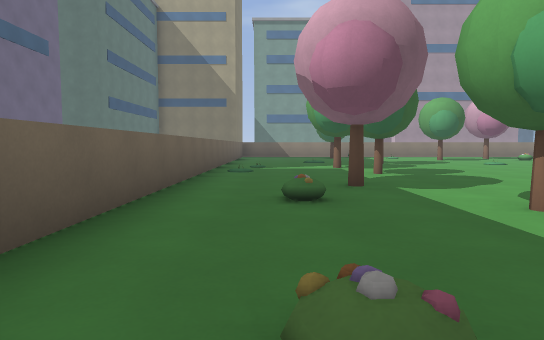
View 1 (above)

16 first-person views from a walk through a Godot game level. The camera is 1.2 m above the floor, tilts 4° down and sees 75° across. The floor is counted in squares, 2 m on a side. Each view is taken from the middle of a square. On the plan, view 1 faces up. The plan holds only what a view shows up to about 10 squares ahead; the rest is blank. The place goes on beyond the plan. Characters and animated objects are left out. Surface patterns are stand-ins for the level's own textures.

View 2
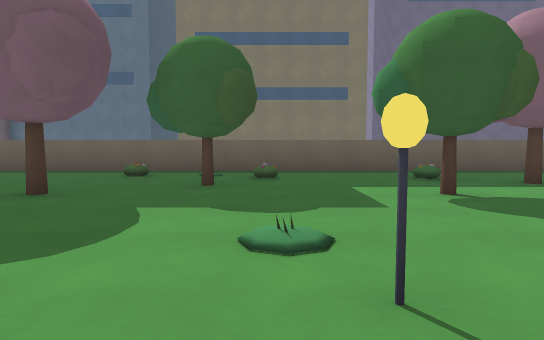

View 3
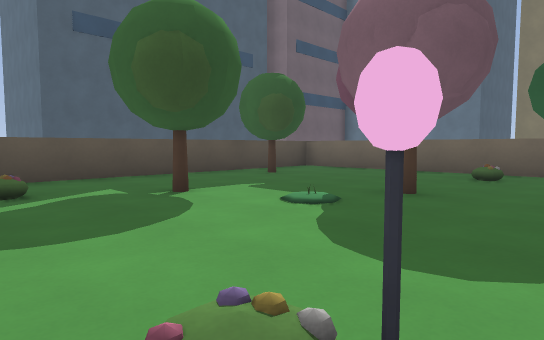

View 4
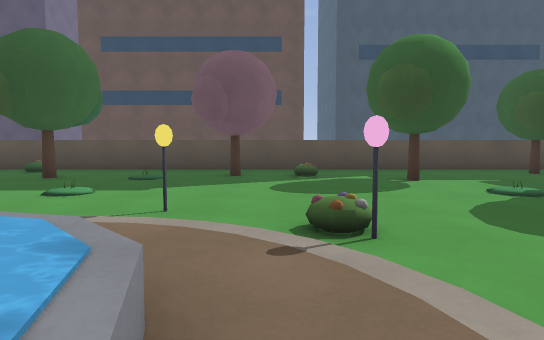

View 5
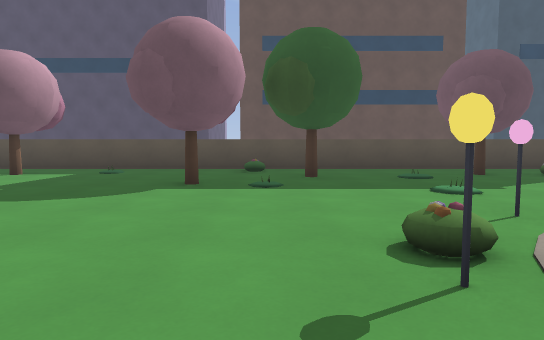

View 6
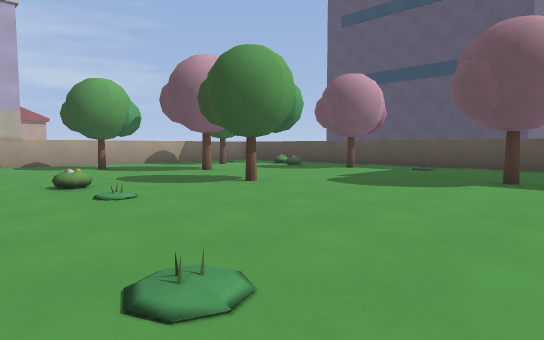

View 7
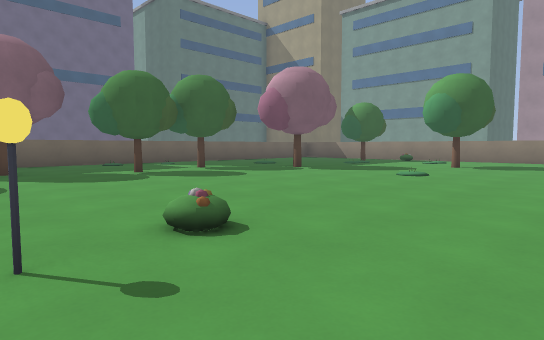

View 8
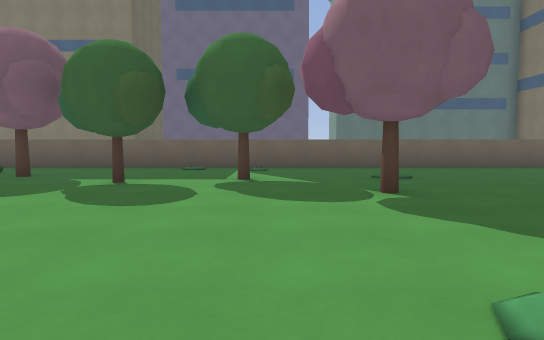

View 9
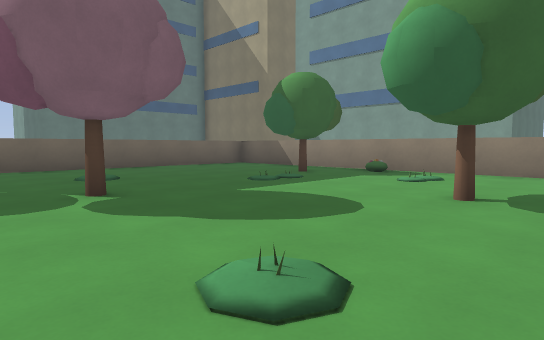

View 10
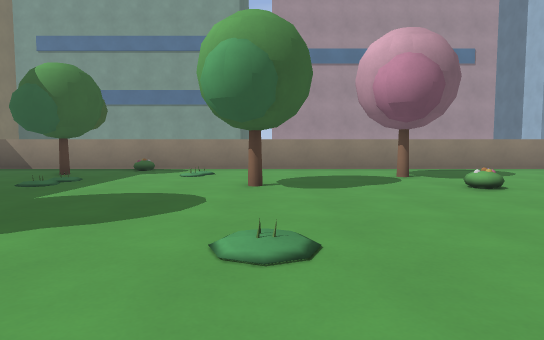

View 11
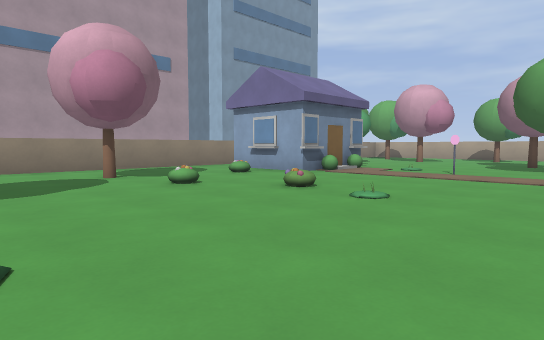

View 12
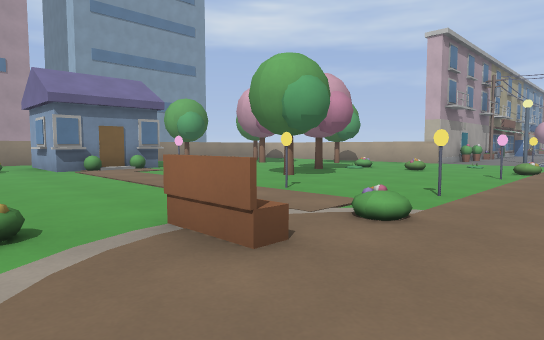

View 13
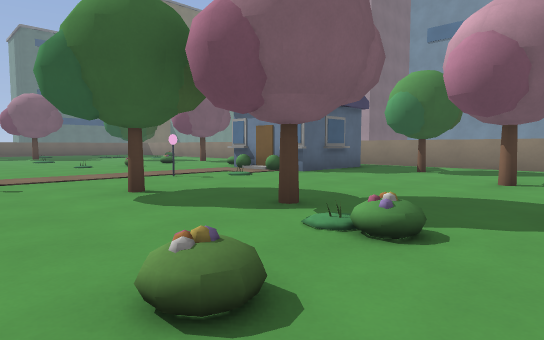

View 14
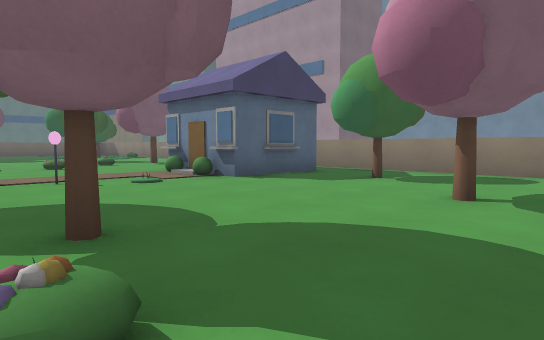

View 15
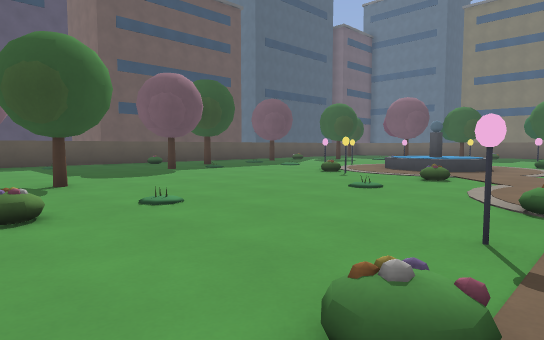

View 16
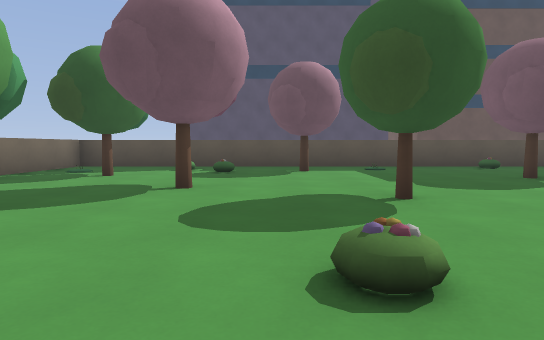

### Floor plan
Key: @ floor where view 1 was taken; # wall or solid block; . main floor; : floor 0.25 m higher than the main floor; / step, stairs or slope; D closed door; = window, fence, low wall or low ledge; ≈ water the walk keeps out of; ^ raised ledge.
Columns run from 2 left of view 1 to 21 right of it. Each row starts with its distance up from view 1.
 18   #####################
 17 #...............##.....
 16 #....#......#..####.#..
 15 #.............:####....
 14 #........#../...DD....#.
 13 #.......................
 12 #.....#..........#......
 11 #........:...........#..
 10 #...#..............#....
  9 #................#......
  8 #.......................
  7 #...#.........=...#..#..
  6 #......................
  5 #..#.................
  4 #.........#.......#..
  3 #....#...............
  2 #.........≈≈............
  1 #.........≈≈.#..........
  0 #.@.#...#..../..........
 -1 #.........#.#......#....
 -2 #....#...............#..
 -3 #..............#........
 -4 #......#................
 -5 #.........#..#.....#./..
 -6 #.......................
 -7   ^^^^^^^^^^^^^^^^^^^^^^

Where each view was taken, in squares from view 1:
view 1: 0 up, 0 right, facing up
view 2: 1 up, 7 right, facing left
view 3: 0 up, 7 right, facing down-left
view 4: 2 up, 7 right, facing down
view 5: 2 up, 12 right, facing down
view 6: 3 up, 12 right, facing down-right
view 7: 4 up, 10 right, facing up-left
view 8: 10 up, 8 right, facing left
view 9: 10 up, 8 right, facing up-left
view 10: 9 up, 7 right, facing up
view 11: 9 up, 7 right, facing up-right
view 12: 5 up, 11 right, facing up-right
view 13: 8 up, 21 right, facing up-left
view 14: 10 up, 21 right, facing up-left
view 15: 5 up, 18 right, facing down-left
view 16: 3 up, 18 right, facing down
